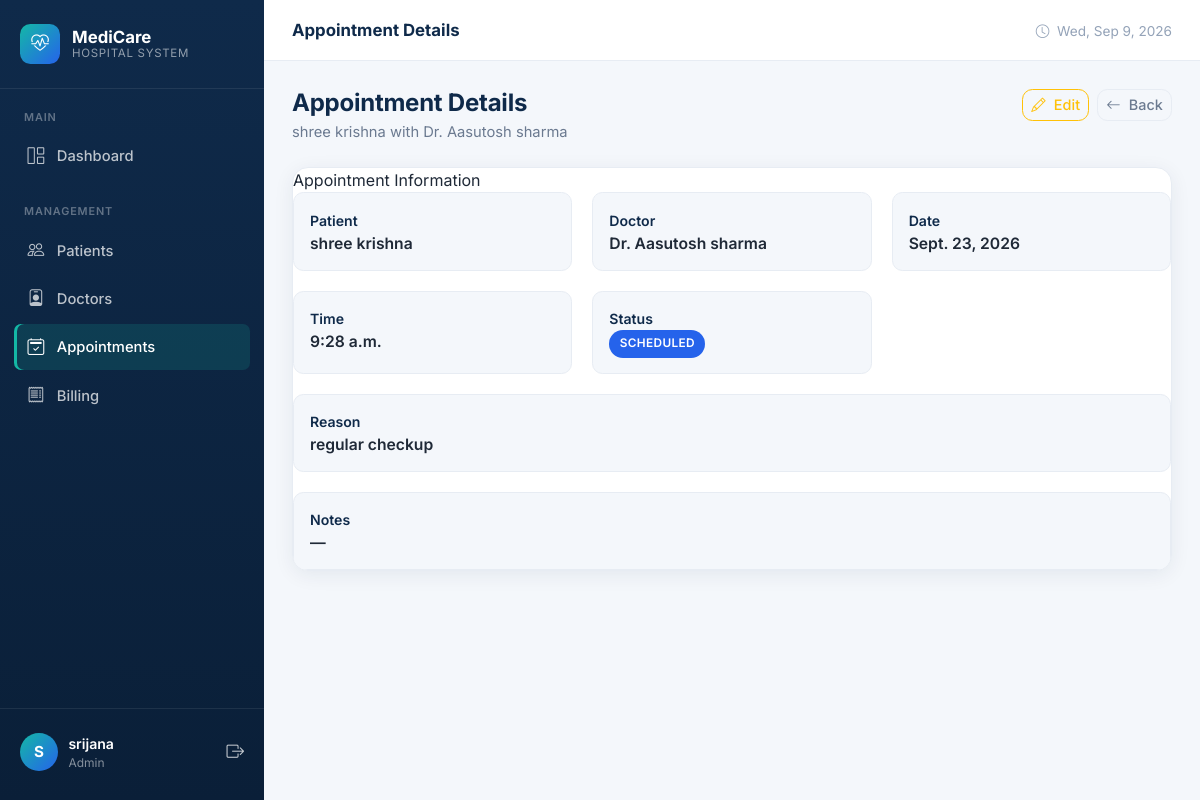
The page /appointments/1/ (signed in) on the database its author committed.
### hospital/models.py (models this page shows, shortened)
class Appointment(models.Model):
    STATUS_CHOICES = [
        ('Scheduled', 'Scheduled'),
        ('Completed', 'Completed'),
        ('Cancelled', 'Cancelled'),
    ]
    patient = models.ForeignKey(
        Patient,
        on_delete=models.CASCADE,
        related_name='appointments'
    )
    doctor = models.ForeignKey(
        Doctor,
        on_delete=models.CASCADE,
        related_name='appointments'
    )
    appointment_date = models.DateField()
    appointment_time = models.TimeField()
    reason = models.TextField()
    status = models.CharField(
        max_length=20,
        choices=STATUS_CHOICES,
        default='Scheduled'
    )
    notes = models.TextField(blank=True)
    created_at = models.DateTimeField(auto_now_add=True)

class Patient(models.Model):
        user = models.OneToOneField(
        User,
        on_delete=models.CASCADE,
        null=True,
        blank=True,
        related_name='patient_profile'
    )
        GENDER_CHOICES = [
        ('Male', 'Male'),
        ('Female', 'Female'),
        ('Other', 'Other'),
    ]
        BLOOD_GROUP_CHOICES = [
        ('A+', 'A+'),
        ('A-', 'A-'),
        ('B+', 'B+'),
        ('B-', 'B-'),
        ('AB+', 'AB+'),
        ('AB-', 'AB-'),
        ('O+', 'O+'),
        ('O-', 'O-'),
    ]
        patient_id = models.CharField(max_length=20, unique=True)
        full_name = models.CharField(max_length=100)
        date_of_birth = models.DateField()
        gender = models.CharField(max_length=10, choices=GENDER_CHOICES)
        blood_group = models.CharField(
        max_length=5,
        choices=BLOOD_GROUP_CHOICES
    )
        phone = models.CharField(max_length=15)
        email = models.EmailField(blank=True)
        address = models.TextField()
        emergency_contact = models.CharField(max_length=15)
        created_at = models.DateTimeField(auto_now_add=True)

class Doctor(models.Model):
        user = models.OneToOneField(
        User,
        on_delete=models.CASCADE,
        null=True,
        blank=True,
        related_name='doctor_profile'
    )
        SPECIALIZATION_CHOICES = [
        ('Cardiologist', 'Cardiologist'),
        ('Dermatologist', 'Dermatologist'),
        ('Neurologist', 'Neurologist'),
        ('Orthopedic', 'Orthopedic'),
        ('Pediatrician', 'Pediatrician'),
        ('Psychiatrist', 'Psychiatrist'),
        ('General Physician', 'General Physician'),
        ('Gynecologist', 'Gynecologist'),
        ('Dentist', 'Dentist'),
        ('Other', 'Other'),
    ]
        GENDER_CHOICES = [
        ('Male', 'Male'),
        ('Female', 'Female'),
        ('Other', 'Other'),
    ]
        doctor_id = models.CharField(max_length=20, unique=True)
        full_name = models.CharField(max_length=100)
        gender = models.CharField(max_length=10, choices=GENDER_CHOICES)
        specialization = models.CharField(
        max_length=50,
        choices=SPECIALIZATION_CHOICES
    )
        phone = models.CharField(max_length=15)
        email = models.EmailField(blank=True)
        address = models.TextField()
        qualification = models.CharField(max_length=100)
        experience = models.PositiveIntegerField()
        consultation_fee = models.DecimalField(
        max_digits=10,
        decimal_places=2
    )
        created_at = models.DateTimeField(auto_now_add=True)

### hospital/views.py (the view)
@login_required
def appointment_detail(request, id):
    appointment = get_object_or_404(
        Appointment,
        id=id
    )
    return render(
        request,
        'hospital/appointment_detail.html',
        {
            'appointment': appointment,
        }
    )

### hospital/templates/hospital/appointment_detail.html (shortened to what this page needs)
{% extends 'hospital/base.html' %}
{% block page_title %}Appointment Details{% endblock %}
{% block content %}
<div class="page-header">
    <div>
        <h1>Appointment Details</h1>
        <div class="subtitle">{{ appointment.patient.full_name }} with Dr. {{ appointment.doctor.full_name }}</div>
    </div>
    <div class="d-flex gap-2">
        <a href="{% url 'edit_appointment' appointment.id %}" class="btn btn-outline-warning btn-sm">
            <i class="bi bi-pencil me-1"></i> Edit
        </a>
        <a href="{% url 'appointment_list' %}" class="btn btn-outline-secondary btn-sm">
            <i class="bi bi-arrow-left me-1"></i> Back
        </a>
    </div>
</div>
<div class="card-modern">
    <div class="card-header">Appointment Information</div>
    <div class="card-body">
        <div class="detail-grid">
            <div class="detail-item">
                <label>Patient</label>
                <div class="value">{{ appointment.patient.full_name }}</div>
            </div>
            <div class="detail-item">
                <label>Doctor</label>
                <div class="value">Dr. {{ appointment.doctor.full_name }}</div>
            </div>
            <div class="detail-item">
                <label>Date</label>
                <div class="value">{{ appointment.appointment_date }}</div>
            </div>
            <div class="detail-item">
                <label>Time</label>
                <div class="value">{{ appointment.appointment_time }}</div>
            </div>
            <div class="detail-item">
                <label>Status</label>
                <div class="value">
                    {% if appointment.status == 'Scheduled' %}
                        <span class="badge-status badge-scheduled">Scheduled</span>
                    {% elif appointment.status == 'Completed' %}
                        <span class="badge-status badge-completed">Completed</span>
                    {% else %}
                        <span class="badge-status badge-cancelled">Cancelled</span>
                    {% endif %}
                </div>
            </div>
            <div class="detail-item" style="grid-column: 1 / -1;">
                <label>Reason</label>
                <div class="value">{{ appointment.reason }}</div>
            </div>
            <div class="detail-item" style="grid-column: 1 / -1;">
                <label>Notes</label>
                <div class="value">{{ appointment.notes|default:"—" }}</div>
            </div>
        </div>
    </div>
</div>
{% endblock %}

### hospital/templates/hospital/base.html (shortened to what this page needs)
{% load static %}
<!DOCTYPE html>
<html lang="en">
<head>
    <link href="https://cdn.jsdelivr.net/npm/bootstrap@5.3.3/dist/css/bootstrap.min.css" rel="stylesheet">
    <link href="https://cdn.jsdelivr.net/npm/bootstrap-icons@1.11.3/font/bootstrap-icons.min.css" rel="stylesheet">
    <link href="{% static 'hospital/css/style.css' %}" rel="stylesheet">
</head>
<body>
{% if request.user.is_authenticated %}
<div class="app-wrapper">
    <aside class="sidebar" id="sidebar">
        <div class="sidebar-brand">
            <div class="brand-icon">
                <i class="bi bi-heart-pulse"></i>
            </div>
            <div class="brand-text">
                MediCare
                <small>Hospital System</small>
            </div>
        </div>
        <nav class="sidebar-nav">
            {% if request.user.profile.role == 'STAFF' or request.user.is_superuser %}
            <div class="nav-section">
                <div class="nav-section-title">Main</div>
                <a href="{% url 'staff_dashboard' %}" class="nav-link {% if request.resolver_match.url_name == 'staff_dashboard' or request.resolver_match.url_name == 'dashboard' %}active{% endif %}">
                    <i class="bi bi-grid-1x2"></i> Dashboard
                </a>
            </div>
            <div class="nav-section">
                <div class="nav-section-title">Management</div>
                <a href="{% url 'patient_list' %}" class="nav-link {% if 'patient' in request.resolver_match.url_name %}active{% endif %}">
                    <i class="bi bi-people"></i> Patients
                </a>
                <a href="{% url 'doctor_list' %}" class="nav-link {% if 'doctor' in request.resolver_match.url_name and 'dashboard' not in request.resolver_match.url_name %}active{% endif %}">
                    <i class="bi bi-person-badge"></i> Doctors
                </a>
                <a href="{% url 'appointment_list' %}" class="nav-link {% if 'appointment' in request.resolver_match.url_name %}active{% endif %}">
                    <i class="bi bi-calendar2-check"></i> Appointments
                </a>
                <a href="{% url 'bill_list' %}" class="nav-link {% if 'bill' in request.resolver_match.url_name %}active{% endif %}">
                    <i class="bi bi-receipt"></i> Billing
                </a>
            </div>
            {% endif %}
        </nav>
        <div class="sidebar-footer">
            <div class="user-info">
                <div class="user-avatar">
                    {{ request.user.username|first|upper }}
                </div>
                <div class="user-meta">
                    <div class="name">{{ request.user.get_full_name|default:request.user.username }}</div>
                    <div class="role">
                        {% if request.user.profile.role == 'STAFF' %}Hospital Staff
                        {% elif request.user.profile.role == 'DOCTOR' %}Doctor
                        {% elif request.user.profile.role == 'PATIENT' %}Patient
                        {% else %}Admin{% endif %}
                    </div>
                </div>
                <a href="{% url 'logout' %}" class="text-white opacity-75" title="Logout" style="font-size:1.1rem;">
                    <i class="bi bi-box-arrow-right"></i>
                </a>
            </div>
        </div>
    </aside>
    <div class="main-content">
        <header class="topbar">
            <div class="d-flex align-items-center gap-3">
                <div class="topbar-title">{% block page_title %}Dashboard{% endblock %}</div>
            </div>
            <div class="topbar-actions">
                <span class="text-muted-2 d-none d-md-inline" style="font-size:0.85rem;">
                    <i class="bi bi-clock me-1"></i>
                    <span id="currentDate"></span>
                </span>
            </div>
        </header>
        <div class="content-area">
            {% block content %}{% endblock %}
        </div>
    </div>
</div>
{% else %}
{% block auth_content %}{% endblock %}
{% endif %}
</body>
</html>

### rows shown on the page
Appointment: patient.full_name "shree krishna", doctor.full_name "Aasutosh sharma", appointment_date "Sept. 23, 2026", appointment_time "9:28 a.m.", reason "regular checkup", notes "—"

### other values the page prints
{{ request.user.username|first|upper }} "S"
{{ request.user.get_full_name|default:request.user.username }} "srijana"
